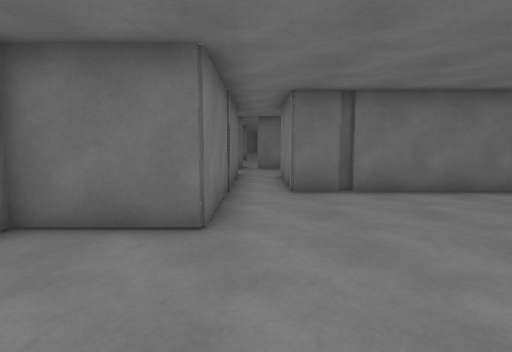
view 1 (above)

24 first-person views from a walk through a Unity game level. The camera is 1.4 m above the floor, tilts 6° down and sees 80° across. The floor is counted in squares, 1 m on a side. Each view is taken from the middle of a square. On the plan, view 1 faces up. The plan holds only what a view shows up to about 14 squares ahead; the rest is blank. The place goes on beyond the plan. The player character is not drawn.

view 2
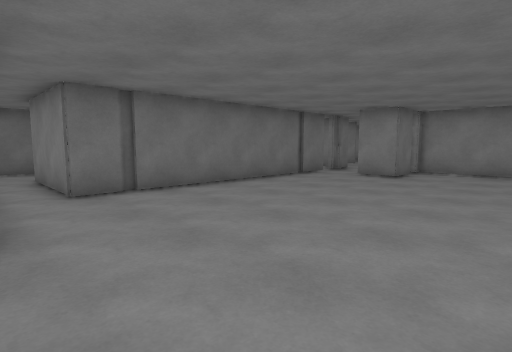

view 3
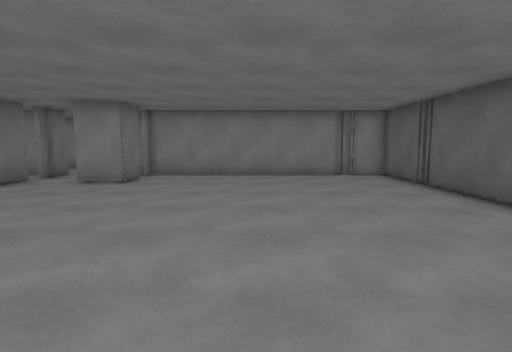

view 4
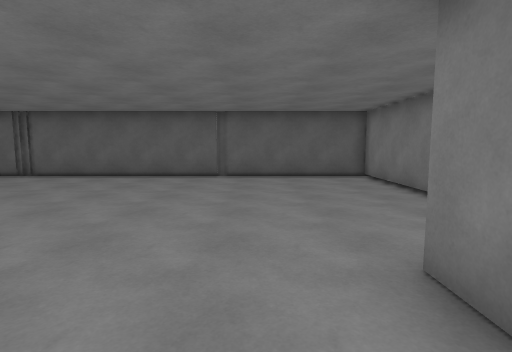

view 5
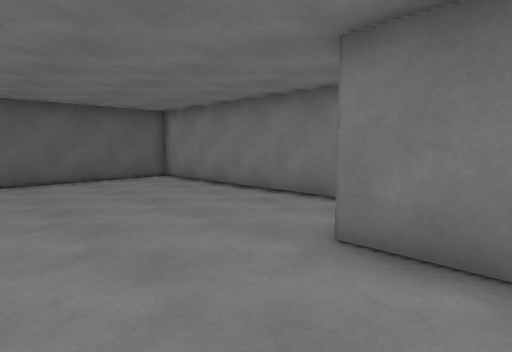

view 6
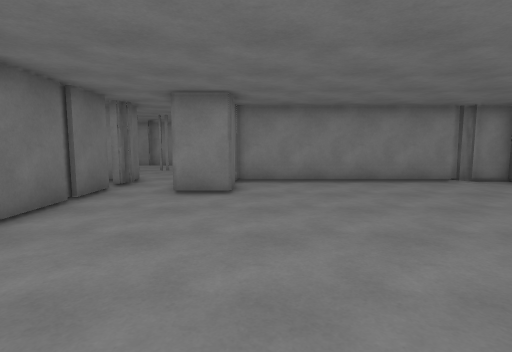

view 7
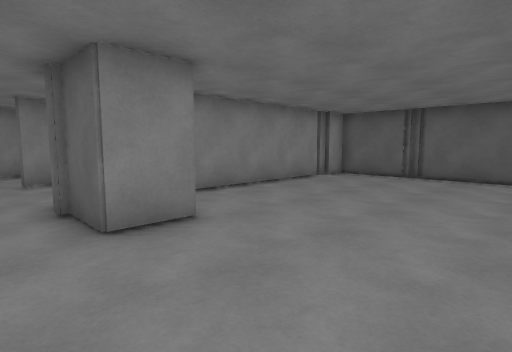

view 8
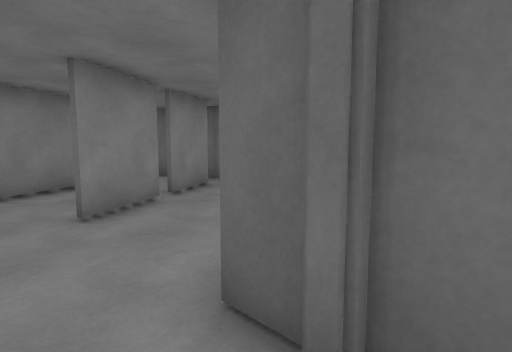

view 9
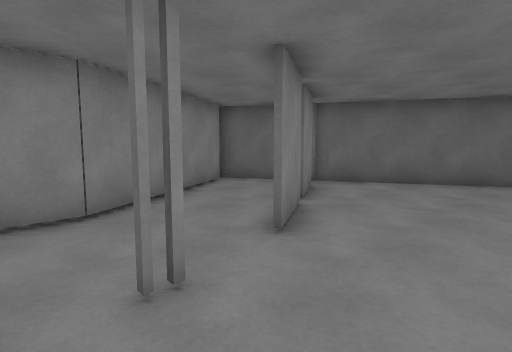

view 10
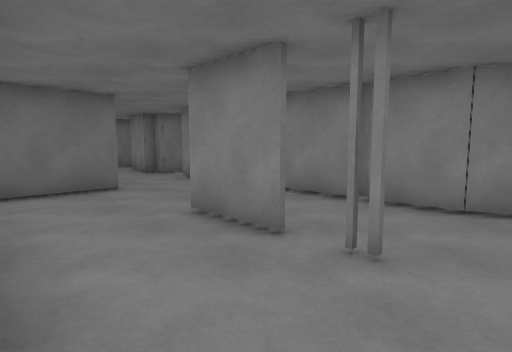

view 11
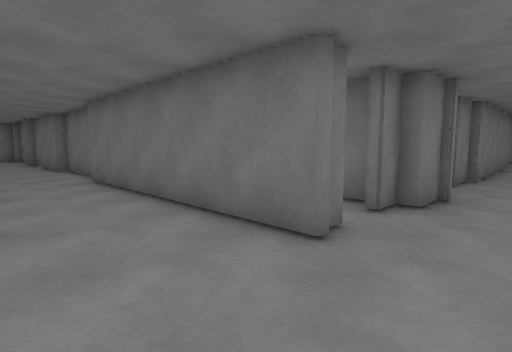

view 12
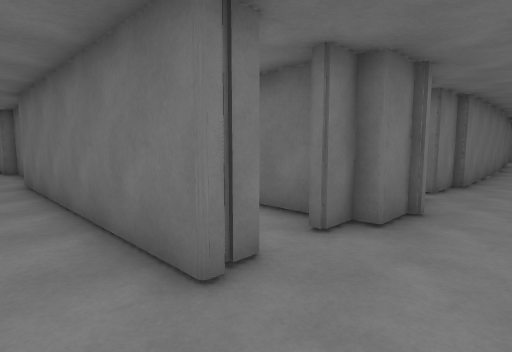

view 13
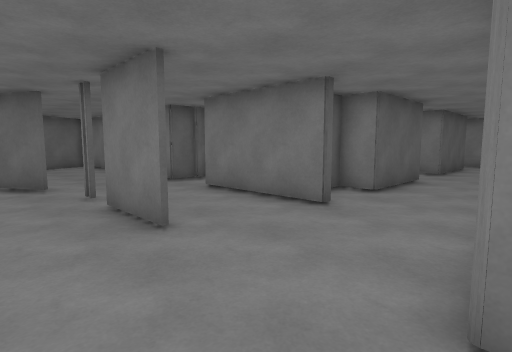

view 14
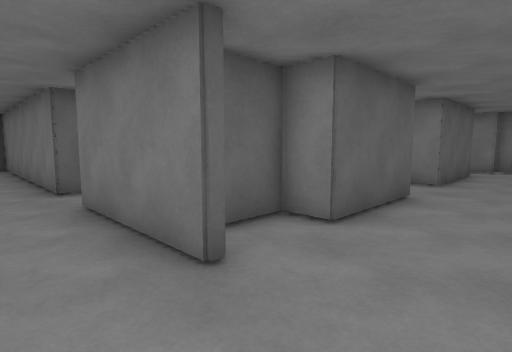

view 15
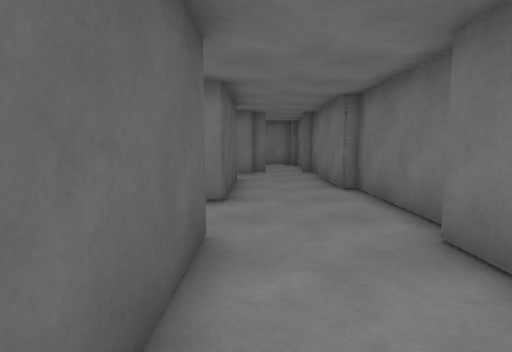

view 16
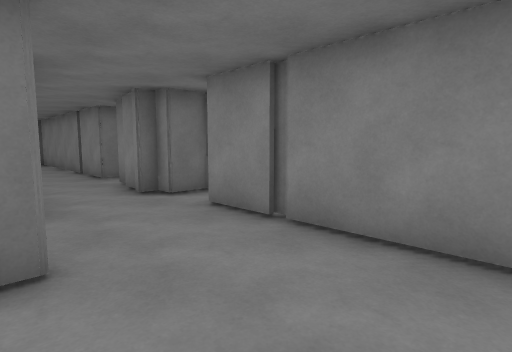

view 17
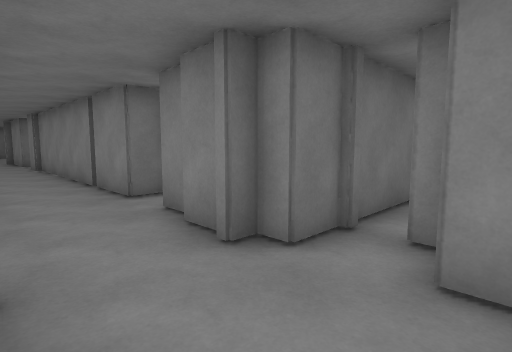

view 18
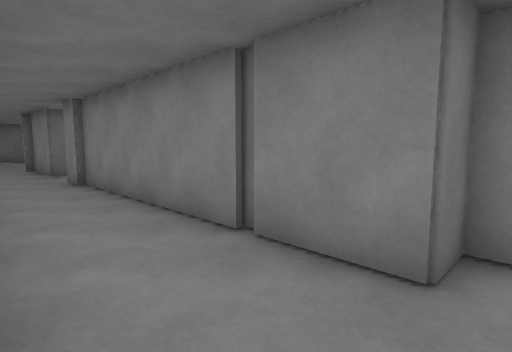

view 19
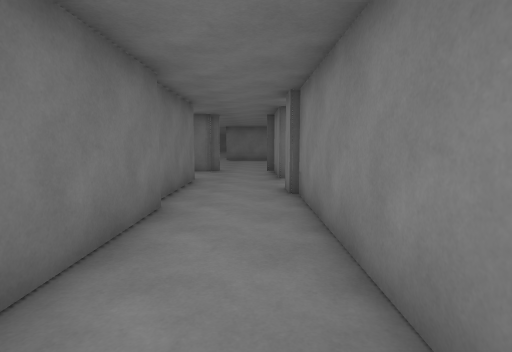

view 20
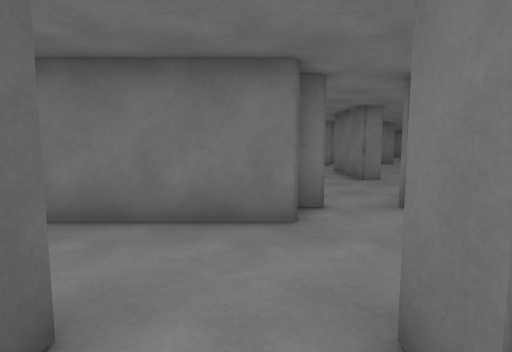

view 21
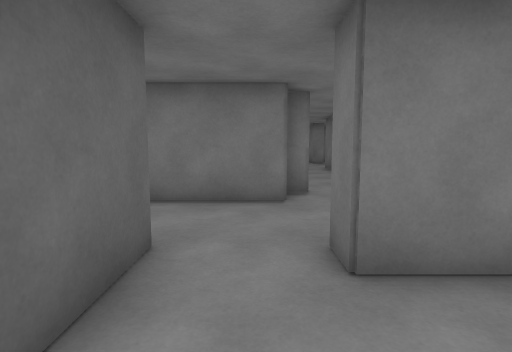

view 22
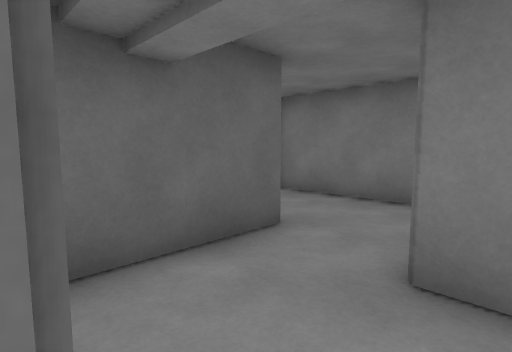

view 23
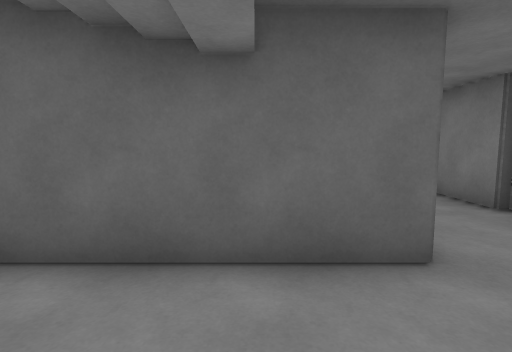

view 24
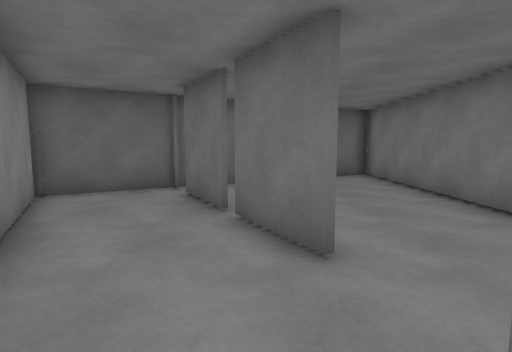

### Floor plan
Points are (right, up) in squares from view 1. A wall is a line through its corners. A room is listed if a view was taken in it or the views show most of it. See-through windows are left out.
Room 1 (views 1, 2, 3, 4, 5, 6, 7)
walls: (13.5, 4.7) (11.9, 4.7) (11.9, 6.4); (2.9, 8.8) (2.4, 8.8); (2.4, 8.6) (1.1, 8.6); (10.4, 8.6) (2.8, 8.6); (14.7, -3.6) (14.7, 4.7) (14.2, 4.7); (-0.8, 8.4) (-0.8, 4.7) (-4, 4.7); (-3.9, 3) (-3.9, -5.7) (14.7, -5.7) (14.7, -4)
ways out: opening at (12, 7.5) to room 2; opening at (0, 9) to room 3
Room 2 (view 8)
walls: (13.4, 8.6) (13.4, 9); (12.5, 8.6) (10.8, 8.6); (14.7, 9.5) (14.7, 10.4); (11.9, 6.4) (13.9, 6.4)
ways out: opening at (12, 7.5) to room 1; opening at (14.5, 7.5) to room 3
Room 3 (views 9, 10, 11, 12, 13, 14, 15, 16, 17, 18, 19, 24)
walls: (14.6, 13.3) (15, 13.3) (15, 8.6) (14.2, 8.6); (18.8, 16.6) (8.8, 16.6); (18.5, 17.6) (18.5, 17); (18.6, 12.5) (18.6, 10); (17.9, 19.8) (16.2, 19.8); (18.5, 9.9) (18.5, 12.5); (22.2, 16.8) (22.2, 18.9); (22.4, 16.5) (22.4, 17); (13.9, 8.6) (13.4, 8.6); (18.9, 21.2) (18.9, 19.8) (18.5, 19.8) (18.5, 19); (22.2, 10.8) (22.2, 16.5); (8.5, 13.3) (12.3, 13.3) (12.3, 12.1) (13.9, 12.1); (8.1, 17.1) (3.8, 17.1); (22.2, 20.5) (22.2, 21.1) (21.5, 21.1); (23.4, 19) (23.4, 19.5); (13.6, 6.6) (14.1, 6.6); (21.8, 21.6) (21.8, 22.6); (14, 6.4) (15, 6.4) (15, -3.9); (19.1, 6.5) (20.4, 4.2); (22.2, 23.1) (22.2, 24.1); (18.6, 26.1) (18.6, 24.2); (20.3, 4.2) (19, 6.4); (20.7, 3.8) (21.9, 1.6); (3.8, 16.6) (0.1, 16.6); (23.4, 25.2) (23.4, 25.8) (22.2, 25.8) (22.2, 28.2); (21.8, 1.6) (20.6, 3.7); (22.2, 28.5) (22.2, 36.2); (25.5, 2.5) (22.2, 8.3) (22.2, 10.4); (1.1, 8.6) (1.1, 13.3) (5.7, 13.3) (5.7, 12.2); (-0.8, 13.9) (-0.8, 8.4); (14.7, -4) (25.8, 2.3); (18.9, 34.8) (18.9, 26); (21.8, 36.1) (21.8, 37.6); (18.6, 39.9) (18.6, 34.8); (17.4, 40.6) (17.4, 39.9); (21.8, 40) (21.8, 41.5)
ways out: opening at (0, 9) to room 1; opening at (14.5, 7.5) to room 2; opening at (22.5, 38.5) to room 4; opening at (-1, 15.5); opening at (19, 24); opening at (23, 20); gap at (0, 17); gap at (19, 10); gap at (24, 25)
Room 4 (views 20, 21, 22, 23)
walls: (21.8, 37.6) (26.5, 37.6); (22.9, 41.5) (22.9, 40) (21.8, 40)
ways out: opening at (22.5, 38.5) to room 3

Where each view was taken, in squares from view 1:
view 1: 0 up, 0 right, facing up
view 2: 0 up, 1 left, facing up-right
view 3: 0 up, 1 right, facing right
view 4: 8 up, 1 right, facing down
view 5: 7 up, 3 right, facing down-left
view 6: 4 up, 3 right, facing right
view 7: 8 up, 7 right, facing down-right
view 8: 8 up, 13 right, facing down-right
view 9: 10 up, 16 right, facing down-right
view 10: 7 up, 15 right, facing up-right
view 11: 13 up, 21 right, facing up-left
view 12: 15 up, 21 right, facing up-left
view 13: 17 up, 21 right, facing down-left
view 14: 16 up, 17 right, facing down-left
view 15: 14 up, 13 right, facing left
view 16: 13 up, 18 right, facing up-right
view 17: 18 up, 19 right, facing up-right
view 18: 25 up, 19 right, facing up-right
view 19: 28 up, 21 right, facing up
view 20: 39 up, 24 right, facing left
view 21: 39 up, 26 right, facing left
view 22: 41 up, 26 right, facing down-left
view 23: 41 up, 24 right, facing down
view 24: 10 up, 20 right, facing down
